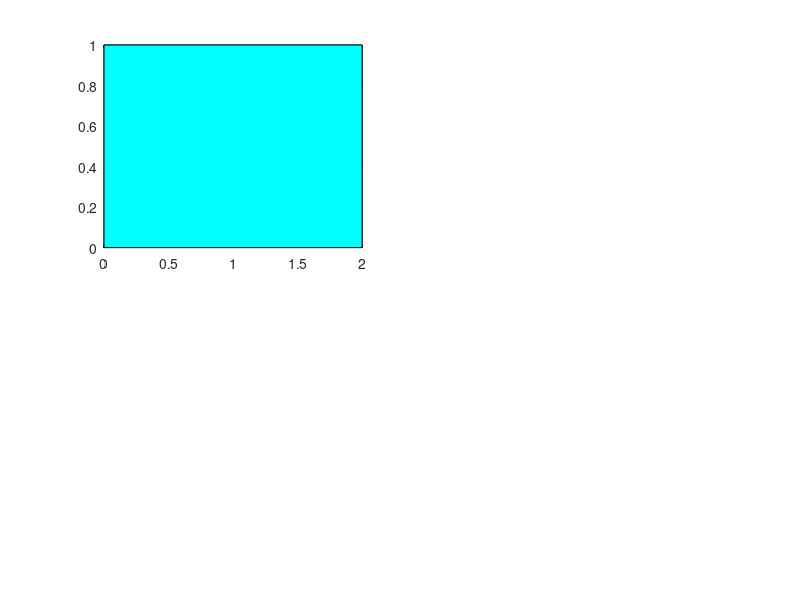

The MATLAB script that drew this image: (Note: this script raises an error after producing the figure.)
% (C) RAHUL BHADANI
% A Simple example to demonstrate Minkowski Sum by Hand.

Ax = [0 0 2 2];
Ay = [0 1 1 0];

Bx = [0 2];
By = [0 3];

%Minkowski Sum
Mx = [0 0 2 4 4 2];
My = [0 1 4 4 3 0];
figure(1);
subplot(2,2,1);
F = fill(Ax, Ay, 'cyan');
F.FaceColor = [0.25, 0.74, 0.95];
F.FaceAlpha = 0.8;
F.EdgeColor = 'none';
xlim([-1 5]);
ylim([-1 5]);
set(gca,'FontSize',15);
set(gca,'FontName','Times');
title('\textbf{A}','Interpreter','latex');
grid on;
grid minor;
axis equal;

subplot(2,2, 2);
L = line(Bx, By);
L.Color = [0.74, 0.25, 0.95];
xlim([-1 5]);
ylim([-1 5]);
set(gca,'FontSize',15);
set(gca,'FontName','Times');
title('\textbf{B}','Interpreter','latex');
grid on;
grid minor;
axis equal;

subplot(2,2,3:4);
F = fill(Mx, My, 'cyan');
F.FaceColor = [0.95, 0.24, 0.75];
F.FaceAlpha = 0.8;
F.EdgeColor = 'none';
xlim([-1 5]);
ylim([-1 5]);
set(gca,'FontSize',15);
set(gca,'FontName','Times');
title('\textbf{Minkowski Sum}','Interpreter','latex');
grid on;
grid minor;
axis equal;


